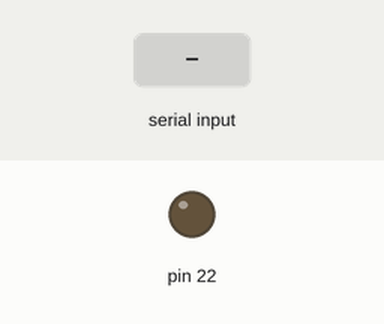
Recording of a sketch running on a simulated Arduino Uno, built with avr-gcc and run on an emulated ATmega328P. On the bench: output pins drawn as LEDs (lit = HIGH). The test bench sets the inputs (shaded band).

Above: at 1.2 s.
1.3 s: "1" received over Serial
At 2.5 s:
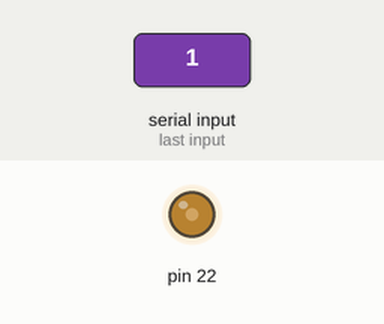
Timing chart, 0 to 4.3 s (numbered marks = the images above; inputs shaded):
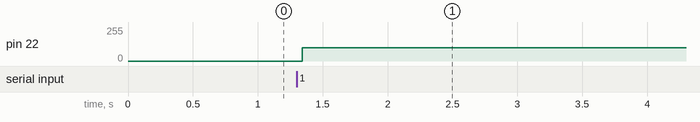

Measured:
- after the input at 1.3 s, pin 22: 0/255 → 99/255 at once

The sketch:

lab5.ino
```cpp
volatile unsigned char *myTCCR1A = (unsigned char *)0x80;
volatile unsigned char *myTCCR1B = (unsigned char *)0x81;
volatile unsigned char *myTCCR1C = (unsigned char *)0x82;
volatile unsigned char *myTIMSK1 = (unsigned char *)0x6F;
volatile unsigned int *myTCNT1 = (unsigned int *)0x84;
volatile unsigned char *myTIFR1 = (unsigned char *)0x36;
volatile unsigned char *portDDRB = (unsigned char *)0x24;
volatile unsigned char *portB = (unsigned char *)0x25;
unsigned int freq = 0;
unsigned int ticks;
unsigned char notes[] = {'q', 'A', 'B', 'C', 'D', 'E', 'F', 'G', 'a', 'c', 'd', 'f', 'g'};
unsigned int frequencies[] = {0, 440, 494, 523, 587, 659, 698, 784, 466, 554, 624, 740, 831};
void setup()
{
  // set PB6 to output
  *portDDRB |= 0x40;
  // Initialize PB6 to low
  *portB &= 0xBF;
  // init timer control registers
  *myTCCR1A = 0x00;
  *myTCCR1B = 0x00;
  *myTCCR1C = 0x00;
  // this is so we don't run into issues with the overflow flag
  *myTIFR1 = 0x01;
  Serial.begin(9600);
}

void loop()
{
  // if the UART received a character
  if (Serial.available())
  {
    // read in the character
    unsigned char in_char = Serial.read();
    freq = calc_freq(in_char);
    ticks = calc_ticks(freq);
  }
  if (ticks != 0)
  {
    *portB |= 0x40;
    my_delay(ticks);
    *portB &= 0xBF;
    my_delay(ticks);
  }
}

unsigned int calc_freq(unsigned char note)
{
  for (size_t i = 0; i < 13; i++)
  {
    if (note == notes[i])
    {
      return frequencies[i];
    }
  }
}

unsigned int calc_ticks(unsigned int x)
{

  if (x == 0)
  {
    return 0;
  }
  float duty_cycle = (1.0 / freq) / 2.0;

  float t_clk = 1.0 / 16000000; // 16,000,000 is the frequency of the Arduino Mega 2560

  float temp = duty_cycle / t_clk;

  return temp;
}
void my_delay(unsigned int freq)
{
  *myTCNT1 = (unsigned int)(65536 - ticks);
  // set normal mode
  *myTCCR1A = 0;

  // start the timer with prescaler of 1 because min freq is > 245Hz
  *myTCCR1B = 0x01;
  // wait for overflow flag
  while ((*myTIFR1 & 0x01) == 0)
  {
  }
  myTCCR1B = 0x00;
  *myTIFR1 = 0x01;
}
```
